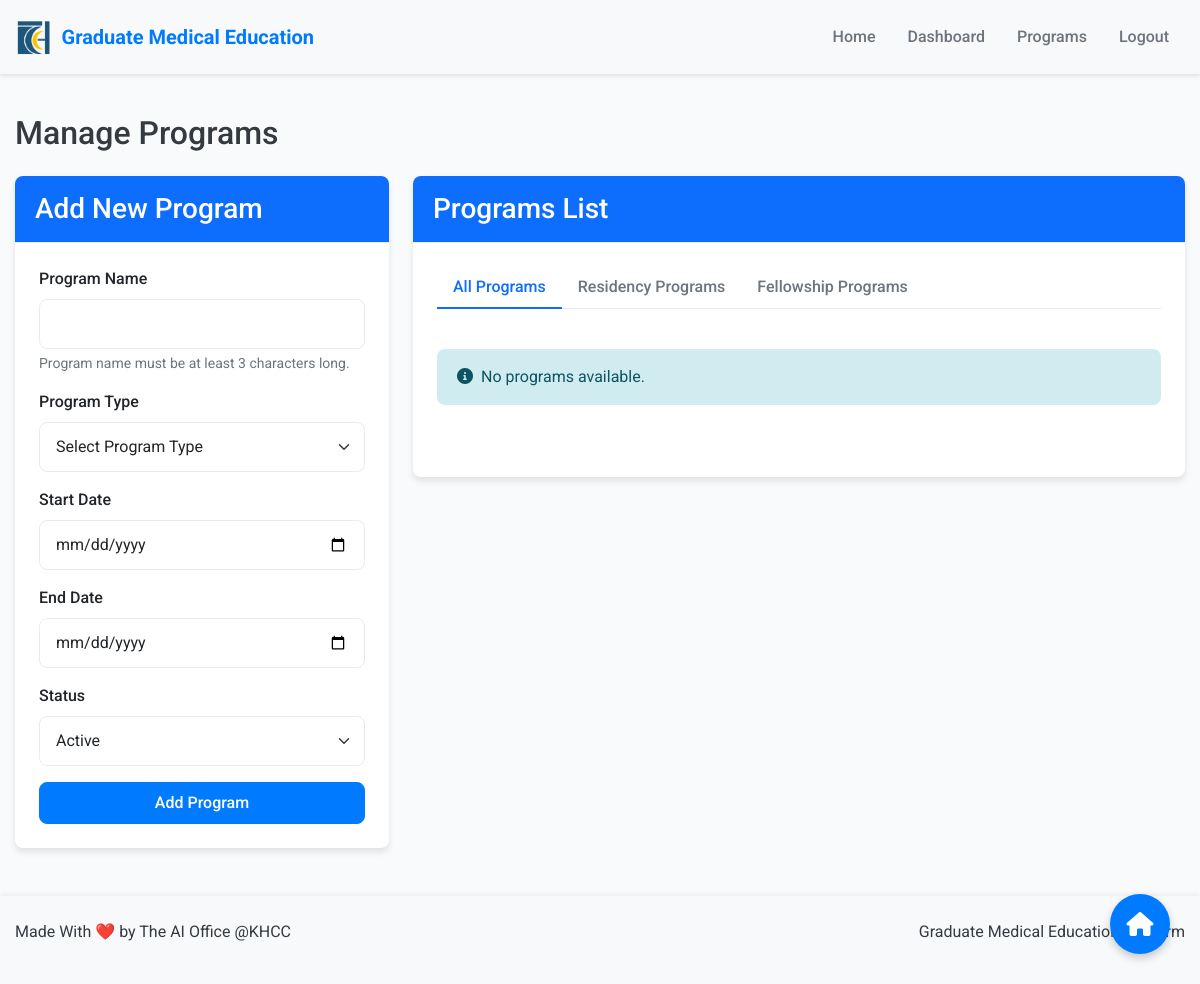
Before: /manage-programs/ (signed in) with the older database file.
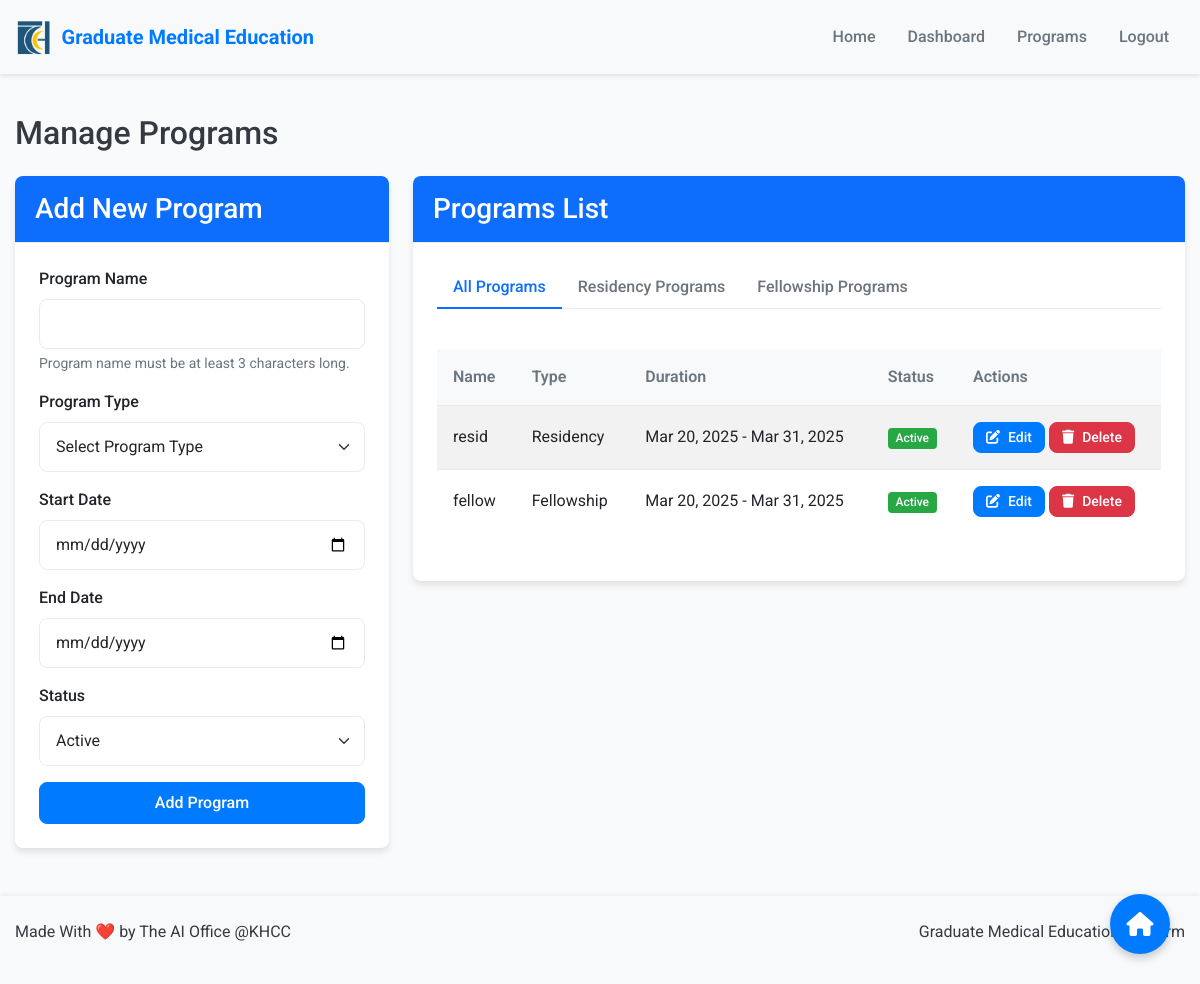
After: the same page with the newer database file.
### users/models.py (models this page shows, shortened)
class Program(models.Model):
    PROGRAM_TYPE_CHOICES = (
        ('RESIDENCY', 'Residency'),
        ('FELLOWSHIP', 'Fellowship'),
    )
    STATUS_CHOICES = (
        ('ACTIVE', 'Active'),
        ('INACTIVE', 'Inactive'),
    )
    name = models.CharField(max_length=100, validators=[MinLengthValidator(3)])
    program_type = models.CharField(max_length=20, choices=PROGRAM_TYPE_CHOICES)
    start_date = models.DateField()
    end_date = models.DateField()
    status = models.CharField(max_length=10, choices=STATUS_CHOICES, default='ACTIVE')
    capacity = models.PositiveIntegerField(null=True, blank=True)

### users/views.py (the view)
    def _wrapped_view(request, *args, **kwargs):
        if not request.user.is_authenticated:
            return redirect('login')
        allowed = False
        view_name = request.resolver_match.url_name
        user_type = request.user.user_type
        role_access_map = {
            'dashboard': ['GME_STAFF'],
            'applicant_dashboard': ['APPLICANT'],
            'interviewer_dashboard': ['INTERVIEWER', 'PROGRAM_DIRECTOR'],
            'director_dashboard': ['PROGRAM_DIRECTOR'],
            'manage_programs': ['GME_STAFF'],
            'approve_staff': ['GME_STAFF'],
            'conduct_interview': ['INTERVIEWER', 'PROGRAM_DIRECTOR'],
            'view_interview_results': ['PROGRAM_DIRECTOR'],
            'submit_final_score': ['PROGRAM_DIRECTOR'],
            'director_bulk_update': ['PROGRAM_DIRECTOR'],
            'view_application': ['GME_STAFF'],
            'edit_program': ['GME_STAFF'],
            'delete_program': ['GME_STAFF'],
            'update_application_status': ['GME_STAFF'],
            'create_program': ['GME_STAFF'],
            'bulk_update_status': ['GME_STAFF'],
            'upload_scores': ['GME_STAFF'],
            'process_scores': ['GME_STAFF'],
            'export_applications': ['GME_STAFF'],
            'bulk_send_email': ['GME_STAFF'],
            'bulk_actions': ['GME_STAFF'],
            'edit_application': ['APPLICANT'],
            'submit_draft': ['APPLICANT']
        }
        if view_name in role_access_map:
            allowed = user_type in role_access_map[view_name]
        if not allowed:
            raise PermissionDenied("You don't have permission to access this page.")
        return view_func(request, *args, **kwargs)

### users/templates/users/manage_programs.html (shortened to what this page needs)
{% extends 'users/base.html' %}
{% block content %}
<h2 class="mb-4">Manage Programs</h2>
<div class="row">
    <div class="col-md-4">
        <div class="card">
            <div class="card-header bg-primary text-white">
                <h3 class="mb-0">Add New Program</h3>
            </div>
            <div class="card-body">
                <form method="post" novalidate>
                    <div class="mb-3">
                        <label for="id_name" class="form-label">Program Name</label>
                        <input type="text" name="name" id="id_name" class="form-control {% if form.name.errors %}is-invalid{% endif %}" required minlength="3">
                        <div class="form-text">Program name must be at least 3 characters long.</div>
                    </div>
                    <div class="mb-3">
                        <label for="id_program_type" class="form-label">Program Type</label>
                        <select name="program_type" id="id_program_type" class="form-select {% if form.program_type.errors %}is-invalid{% endif %}" required>
                            <option value="" selected>Select Program Type</option>
                        </select>
                    </div>
                    <div class="mb-3">
                        <label for="id_start_date" class="form-label">Start Date</label>
                        <input type="date" name="start_date" id="id_start_date" class="form-control {% if form.start_date.errors %}is-invalid{% endif %}" required>
                    </div>
                    <div class="mb-3">
                        <label for="id_end_date" class="form-label">End Date</label>
                        <input type="date" name="end_date" id="id_end_date" class="form-control {% if form.end_date.errors %}is-invalid{% endif %}" required>
                    </div>
                    <div class="mb-3">
                        <label for="id_status" class="form-label">Status</label>
                        <select name="status" id="id_status" class="form-select {% if form.status.errors %}is-invalid{% endif %}" required>
                            {% for value, text in form.status.field.choices %}
                                <option value="{{ value }}" {% if value == 'ACTIVE' %}selected{% endif %}>{{ text }}</option>
                            {% endfor %}
                        </select>
                    </div>
                    <div class="d-grid gap-2">
                        <button type="submit" class="btn btn-primary">Add Program</button>
                    </div>
                </form>
            </div>
        </div>
    </div>
    <div class="col-md-8">
        <div class="card">
            <div class="card-header bg-primary text-white">
                <h3 class="mb-0">Programs List</h3>
            </div>
            <div class="card-body">
                <ul class="nav nav-tabs mb-3" id="programTabs" role="tablist">
                    <li class="nav-item" role="presentation">
                        <button class="nav-link active" id="all-tab" data-bs-toggle="tab" data-bs-target="#all" type="button" role="tab" aria-controls="all" aria-selected="true">
                            All Programs
                        </button>
                    </li>
                    <li class="nav-item" role="presentation">
                        <button class="nav-link" id="residency-tab" data-bs-toggle="tab" data-bs-target="#residency" type="button" role="tab" aria-controls="residency" aria-selected="false">
                            Residency Programs
                        </button>
                    </li>
                    <li class="nav-item" role="presentation">
                        <button class="nav-link" id="fellowship-tab" data-bs-toggle="tab" data-bs-target="#fellowship" type="button" role="tab" aria-controls="fellowship" aria-selected="false">
                            Fellowship Programs
                        </button>
                    </li>
                </ul>
                <div class="tab-content" id="programTabsContent">
                    <div class="tab-pane fade show active" id="all" role="tabpanel" aria-labelledby="all-tab">
                        {% if programs %}
                            <div class="table-responsive">
                                <table class="table table-striped table-hover">
                                    <thead class="table-primary">
                                        <tr>
                                            <th>Name</th>
                                            <th>Type</th>
                                            <th>Duration</th>
                                            <th>Status</th>
                                            <th>Actions</th>
                                        </tr>
                                    </thead>
                                    <tbody>
                                        {% for program in programs %}
                                            <tr>
                                                <td>{{ program.name }}</td>
                                                <td>{{ program.get_program_type_display }}</td>
                                                <td>{{ program.start_date|date:"M d, Y" }} - {{ program.end_date|date:"M d, Y" }}</td>
                                                <td>
                                                    <span class="badge {% if program.status == 'ACTIVE' %}bg-success{% else %}bg-danger{% endif %}">
                                                        {{ program.get_status_display }}
                                                    </span>
                                                </td>
                                                <td>
                                                    <a href="{% url 'edit_program' program.id %}" class="btn btn-sm btn-primary">
                                                        <i class="fas fa-edit"></i> Edit
                                                    </a>
                                                    <a href="{% url 'delete_program' program.id %}" class="btn btn-sm btn-danger">
                                                        <i class="fas fa-trash"></i> Delete
                                                    </a>
                                                </td>
                                            </tr>
                                        {% endfor %}
                                    </tbody>
                                </table>
                            </div>
                        {% else %}
                            <div class="alert alert-info">
                                <i class="fas fa-info-circle me-2"></i>No programs available.
                            </div>
                        {% endif %}
                    </div>
                </div>
            </div>
        </div>
    </div>
</div>
{% endblock %}

### users/templates/users/base.html (shortened to what this page needs)
<!DOCTYPE html>
{% load static %}
<html lang="en">
<head>
    <link href="https://cdn.jsdelivr.net/npm/bootstrap@5.3.0-alpha1/dist/css/bootstrap.min.css" rel="stylesheet">
    <link rel="stylesheet" href="https://cdnjs.cloudflare.com/ajax/libs/font-awesome/6.0.0/css/all.min.css">
    <link rel="stylesheet" href="/static/css/style.css">
</head>
<body>
    <nav class="navbar navbar-expand-lg navbar-light bg-light">
        <div class="container">
            <a class="navbar-brand" href="{% url 'home' %}">
                <img src="{% static 'images/khcc-logo.png' %}" alt="KHCC Logo">
                Graduate Medical Education
            </a>
            <div class="collapse navbar-collapse" id="navbarNav">
                <ul class="navbar-nav ms-auto">
                    <li class="nav-item">
                        <a class="nav-link" href="{% url 'home' %}">Home</a>
                    </li>
                    {% if user.is_authenticated %}
                        {% if user.user_type == 'GME_STAFF' %}
                            <li class="nav-item">
                                <a class="nav-link" href="{% url 'dashboard' %}">Dashboard</a>
                            </li>
                            <li class="nav-item">
                                <a class="nav-link" href="{% url 'manage_programs' %}">Programs</a>
                            </li>
                        {% elif user.user_type == 'PROGRAM_DIRECTOR' %}
                            <li class="nav-item">
                                <a class="nav-link" href="{% url 'director_dashboard' %}">Dashboard</a>
                            </li>
                        {% elif user.user_type == 'APPLICANT' %}
                            <li class="nav-item">
                                <a class="nav-link" href="{% url 'applicant_dashboard' %}">Dashboard</a>
                            </li>
                        {% elif user.user_type == 'INTERVIEWER' %}
                            <li class="nav-item">
                                <a class="nav-link" href="{% url 'interviewer_dashboard' %}">Dashboard</a>
                            </li>
                        {% endif %}
                        <li class="nav-item">
                            <a class="nav-link" href="{% url 'logout' %}">Logout</a>
                        </li>
                    {% endif %}
                </ul>
            </div>
        </div>
    </nav>
    <main class="container my-4">
        {% block content %}{% endblock %}
    </main>
    <footer class="footer">
        <div class="container">
            <div class="row">
                <div class="col-md-6">
                    <p>Made With ❤️ by The AI Office @KHCC</p>
                </div>
                <div class="col-md-6 text-md-end">
                    <p>Graduate Medical Education Platform</p>
                </div>
            </div>
        </div>
    </footer>
    {% if user.is_authenticated and request.resolver_match.url_name not in 'home,dashboard,applicant_dashboard,interviewer_dashboard,director_dashboard' %}
        {% if user.user_type == 'GME_STAFF' %}
            <a href="{% url 'dashboard' %}" class="floating-dashboard-btn" title="Back to Dashboard">
                <i class="fas fa-home"></i>
            </a>
        {% elif user.user_type == 'PROGRAM_DIRECTOR' %}
            <a href="{% url 'director_dashboard' %}" class="floating-dashboard-btn" title="Back to Dashboard">
                <i class="fas fa-home"></i>
            </a>
        {% elif user.user_type == 'INTERVIEWER' %}
            <a href="{% url 'interviewer_dashboard' %}" class="floating-dashboard-btn" title="Back to Dashboard">
                <i class="fas fa-home"></i>
            </a>
        {% elif user.user_type == 'APPLICANT' %}
            <a href="{% url 'applicant_dashboard' %}" class="floating-dashboard-btn" title="Back to Dashboard">
                <i class="fas fa-home"></i>
            </a>
        {% endif %}
    {% endif %}
</body>
</html>

Changed rows visible on the page:
added Program: name "resid", program_type "Residency", start_date "Mar 20, 2025", end_date "Mar 31, 2025", status "Active"
added Program: name "fellow", program_type "Fellowship", start_date "Mar 20, 2025", end_date "Mar 31, 2025", status "Active"
Other visible differences:
text no longer shown: "No programs available."
text now shown: "Name Type Duration Status Actions"
